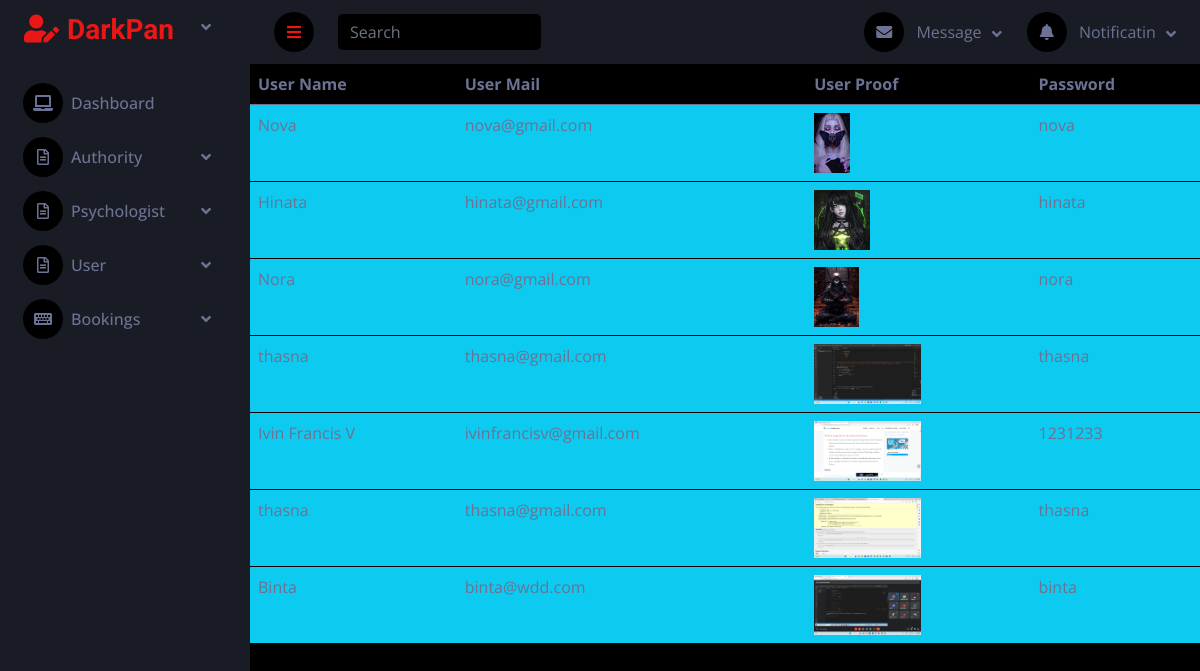
Page /rinfo on the committed database.
### userapp/models.py (models this page shows)
class regdb(models.Model):
    uname=models.CharField(max_length=70)
    umail=models.EmailField()
    uprf=models.ImageField(upload_to='regimgs',default='null.jpg')
    upsw=models.TextField()

### adminapp/views.py (the view)
# urls.py: path('rinfo',views.rinfo,name='rinfo'),
def rinfo(request):
    con=regdb.objects.all()
    cont={
        'inf':con
    }
    return render(request,'reginfo.html',cont)

### adminapp/templates/reginfo.html
{% extends 'aindx.html' %}
{% block cnt %}
<div class="card-block table-border-style">
    <div class="table-responsive">
        <table class="table table-inverse">
            <thead>
                <tr>
                    <th>User Name</th>
                    <th>User Mail</th>
                    <th>User Proof</th>
                    <th>Password</th>
                </tr>
            </thead>
            <tbody>
                {% for i in inf %}
                <tr class="bg-info">
                    <td>{{i.uname}}</td>
                    <td>{{i.umail}}</td>
                    <td><img src='{{i.uprf.url}}' height='60px' width="auto"></td>
                    <td>{{i.upsw}}</td>
                </tr>
                {% endfor %}
            </tbody>
        </table>
    </div>
</div>
{% endblock %}

### adminapp/templates/aindx.html (shortened to what this page needs)
{% load static %}
<!DOCTYPE html>
<html lang="en">
<head>
    <link href="https://cdnjs.cloudflare.com/ajax/libs/font-awesome/5.10.0/css/all.min.css" rel="stylesheet">
    <link href="https://cdn.jsdelivr.net/npm/bootstrap-icons@1.4.1/font/bootstrap-icons.css" rel="stylesheet">
    <link href="{% static 'lib/owlcarousel/assets/owl.carousel.min.css' %}" rel="stylesheet">
    <link href="{% static 'lib/tempusdominus/css/tempusdominus-bootstrap-4.min.css' %}" rel="stylesheet" />
    <link href="{% static 'css/bootstrap.min.css' %}" rel="stylesheet">
    <link href="{% static 'css/style.css' %}" rel="stylesheet">
</head>
<body>
    <div class="container-fluid position-relative d-flex p-0">
        <div class="sidebar pe-4 pb-3">
            <nav class="navbar bg-secondary navbar-dark">
                <a href="#" class="navbar-brand mx-4 mb-3">
                    <h3 class="text-primary"><i class="fa fa-user-edit me-2"></i>DarkPan</h3>
                </a>
                <div class="navbar-nav w-100">
                    <div >
                        <a href="{% url 'ai' %}" class="nav-link dropdown-toggle"><i class="fa fa-laptop me-2"></i>Dashboard</a>
                    </div>
                    <div class="nav-item dropdown">
                        <a href="#" class="nav-link dropdown-toggle" data-bs-toggle="dropdown"><i class="far fa-file-alt me-2"></i>Authority</a>
                    </div>
                    <div class="nav-item dropdown">
                        <a href="#" class="nav-link dropdown-toggle" data-bs-toggle="dropdown"><i class="far fa-file-alt me-2"></i>Psychologist</a>
                    </div>
                    <div class="nav-item dropdown">
                        <a href="#" class="nav-link dropdown-toggle" data-bs-toggle="dropdown"><i class="far fa-file-alt me-2"></i>User</a>
                    </div>
                    <div class="nav-item dropdown">
                        <a href="#" class="nav-link dropdown-toggle" data-bs-toggle="dropdown"><i class="fa fa-keyboard me-2"></i>Bookings</a>
                    </div>
                </div>
            </nav>
        </div>
        <div class="content">
            <nav class="navbar navbar-expand bg-secondary navbar-dark sticky-top px-4 py-0">
                <a href="#" class="sidebar-toggler flex-shrink-0">
                    <i class="fa fa-bars"></i>
                </a>
                <form class="d-none d-md-flex ms-4">
                    <input class="form-control bg-dark border-0" type="search" placeholder="Search">
                </form>
                <div class="navbar-nav align-items-center ms-auto">
                    <div class="nav-item dropdown">
                        <a href="#" class="nav-link dropdown-toggle" data-bs-toggle="dropdown">
                            <i class="fa fa-envelope me-lg-2"></i>
                            <span class="d-none d-lg-inline-flex">Message</span>
                        </a>
                    </div>
                    <div class="nav-item dropdown">
                        <a href="#" class="nav-link dropdown-toggle" data-bs-toggle="dropdown">
                            <i class="fa fa-bell me-lg-2"></i>
                            <span class="d-none d-lg-inline-flex">Notificatin</span>
                        </a>
                    </div>
                </div>
            </nav>
            {% block cnt %}{% endblock %}
        </div>
    </div>
</body>
</html>

### adminapp/static/css/style.css (style rules this page uses)
:root { --primary: #EB1616; --secondary: #191C24; --light: #6C7293; --dark: #000000; }
.sidebar { position: fixed; top: 0; left: 0; bottom: 0; width: 250px; height: 100vh; overflow-y: auto; background: var(--secondary); transition: 0.5s; z-index: 999; }
.content { margin-left: 250px; min-height: 100vh; background: var(--dark); transition: 0.5s; }
@media (min-width: 992px) { .sidebar { margin-left: 0; } }
@media (min-width: 992px) { .content { width: calc(100% - 250px); } }
.sidebar .navbar .navbar-nav .nav-link { padding: 7px 20px; color: var(--light); font-weight: 500; border-left: 3px solid var(--secondary); border-radius: 0 30px 30px 0; outline: none; }
.sidebar .navbar .navbar-nav .nav-link i { width: 40px; height: 40px; display: inline-flex; align-items: center; justify-content: center; background: var(--dark); border-radius: 40px; }
.sidebar .navbar .dropdown-toggle::after { position: absolute; top: 15px; right: 15px; border: none; content: "\f107"; font-family: "Font Awesome 5 Free"; font-weight: 900; transition: .5s; }
.content .navbar .navbar-nav .nav-link { margin-left: 25px; padding: 12px 0; color: var(--light); outline: none; }
.content .navbar .sidebar-toggler, .content .navbar .navbar-nav .nav-link i { width: 40px; height: 40px; display: inline-flex; align-items: center; justify-content: center; background: var(--dark); border-radius: 40px; }
.content .navbar .dropdown-toggle::after { margin-left: 6px; vertical-align: middle; border: none; content: "\f107"; font-family: "Font Awesome 5 Free"; font-weight: 900; transition: .5s; }

### rows in the picture
regdb: uname "Nova", umail "nova@gmail.com", uprf (picture), upsw "nova"
regdb: uname "Hinata", umail "hinata@gmail.com", uprf (picture), upsw "hinata"
regdb: uname "Nora", umail "nora@gmail.com", uprf (picture), upsw "nora"
regdb: uname "thasna", umail "thasna@gmail.com", uprf (picture), upsw "thasna"
regdb: uname "Ivin Francis V", umail "ivinfrancisv@gmail.com", uprf (picture), upsw "1231233"
regdb: uname "thasna", umail "thasna@gmail.com", uprf (picture), upsw "thasna"
regdb: uname "Binta", umail "binta@wdd.com", uprf (picture), upsw "binta"
